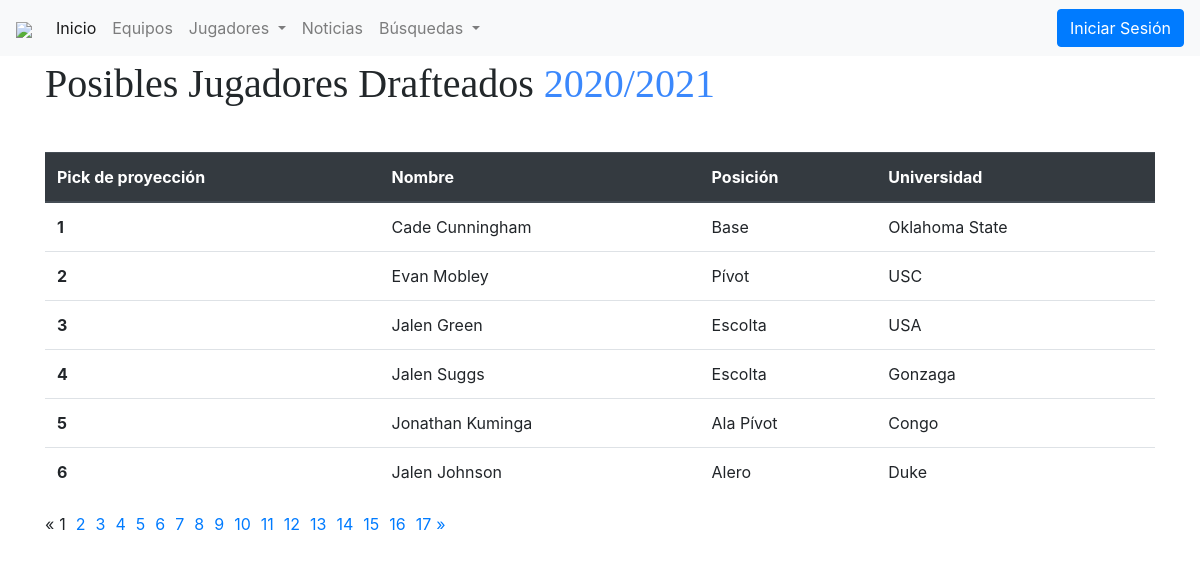
The page /drafteados/ on the database its author committed.
### main/models.py (models this page shows, shortened)
class Drafteado(models.Model):
    nombreJugador = models.CharField(max_length=64, default="nul")
    posicionJugador = models.CharField(PosicionDraft,max_length=64, default="nul")
    universidad = models.CharField(Universidad,max_length=256, default="nul")
    pickJugador = models.IntegerField(default=0)

### main/views.py (the view)
# urls.py: path('drafteados/', views.lista_drafteados),
def lista_drafteados(request):
    drafteados_list=Drafteado.objects.all()
    page = request.GET.get('page', 1)
    paginator = Paginator(drafteados_list, 6)
    try:
        drafteados = paginator.page(page)
    except PageNotAnInteger:
        drafteados = paginator.page(1)
    except EmptyPage:
        drafteados = paginator.page(paginator.num_pages)
    return render(request, 'drafteados.html', { 'drafteados': drafteados })

### main/templates/drafteados.html (shortened to what this page needs)
{% extends 'base.html' %}
  {% block contenido %}
  <body>
    <main class="main">
        <div class="container">
            <div class="inner__headings">
            <h3 class="inner__head">Posibles Jugadores Drafteados <span class="inner__clr">2020/2021</span></h3>
            </div>
            <table class="table">
                <thead class="thead-dark">
                <tr>
                    <th scope="col">Pick de proyección</th>
                    <th scope="col">Nombre</th>
                    <th scope="col">Posición</th>
                    <th scope="col">Universidad</th>
                </tr>
                </thead>
                <tbody>
                {% for row in drafteados %}
                <tr>
                    <th>{{row.pickJugador}}</th>
                    <td>{{row.nombreJugador}}</td>
                    <td>{{row.posicionJugador}}</td>
                    <td>{{row.universidad}}</td>
                </tr>
                {% endfor %}
                </tbody>
            </table>
            {% if drafteados.has_other_pages %}
            <ul class="pagination">
                {% if drafteados.has_previous %}
                <li><a href="?page={{ drafteados.previous_page_number }}">&laquo;</a></li>
                {% else %}
                <li class="disabled"><span>&laquo;</span></li>
                {% endif %}
                {% for i in drafteados.paginator.page_range %}
                {% if drafteados.number == i %}
                    <li style="margin-right: 5px; margin-left: 5px;" class="active"><span>{{ i }} <span class="sr-only">(current)</span></span></li>
                {% else %}
                    <li style="margin-right: 5px; margin-left: 5px;"><a href="?page={{ i }}">{{ i }}</a></li>
                {% endif %}
                {% endfor %}
                {% if drafteados.has_next %}
                <li ><a  href="?page={{ drafteados.next_page_number }}">&raquo;</a></li>
                {% else %}
                <li class="disabled"><span>&raquo;</span></li>
                {% endif %}
            </ul>
            {% endif %}
  </div>
  </main>
  </body>
  {% endblock %}

### main/templates/base.html (shortened to what this page needs)
<!DOCTYPE html>
<html lang='es'>
<head>
  {% load bootstrap4 %}
  {% bootstrap_css %}
</head>
<body>
  <nav class="navbar navbar-expand-lg navbar-light bg-light">
    <a class="navbar-brand" href="/"><img src="https://images.vexels.com/media/users/3/131556/isolated/preview/904af0f5df4690d4236d521bb141b97f-logo-de-nba-by-vexels.png" style="width: 50px;" /></a>
    <div class="collapse navbar-collapse" id="navbarNavDropdown">
      <ul class="navbar-nav navbar-nav mr-auto mt-2 mt-lg-0">
        <li class="nav-item active">
          <a class="nav-link" href="/">Inicio <span class="sr-only">(current)</span></a>
        </li>
        <li class="nav-item">
          <a class="nav-link" href="/equipos">Equipos</a>
        </li>
        <li class="nav-item dropdown">
          <a class="nav-link dropdown-toggle" href="#" id="navbarDropdownMenuLink" data-toggle="dropdown" aria-haspopup="true" aria-expanded="false">
            Jugadores
          </a>
        </li>
        <li class="nav-item">
          <a class="nav-link" href="/noticias">Noticias</a>
        </li>
        <li class="nav-item dropdown">
         <a class="nav-link dropdown-toggle" href="#" id="navbarDropdownMenuLink" data-toggle="dropdown" aria-haspopup="true" aria-expanded="false">
           Búsquedas
         </a>
       </li>
      </ul>
      <form class="form-inline my-2 my-lg-0">
         {% if request.user.is_authenticated %}
         <button class="btn btn-success"><a style="color:#ffffff; text-decoration: none;"  href="/logout">Cerrar Sesión con {{user.username}}</a></button>
         {% else %}
         <button class="btn btn-primary"><a  style="color:#ffffff; text-decoration: none;" href="/login">Iniciar Sesión</a></button>
         {% endif %}
       </form>
    </div>
  </nav>
  <section>
    {% block contenido %}{% endblock %}
  </section>
</body>
</html>

### rows shown on the page
Drafteado: pickJugador "1", nombreJugador "Cade Cunningham", posicionJugador "Base", universidad "Oklahoma State"
Drafteado: pickJugador "2", nombreJugador "Evan Mobley", posicionJugador "Pívot", universidad "USC"
Drafteado: pickJugador "3", nombreJugador "Jalen Green", posicionJugador "Escolta", universidad "USA"
Drafteado: pickJugador "4", nombreJugador "Jalen Suggs", posicionJugador "Escolta", universidad "Gonzaga"
Drafteado: pickJugador "5", nombreJugador "Jonathan Kuminga", posicionJugador "Ala Pívot", universidad "Congo"
Drafteado: pickJugador "6", nombreJugador "Jalen Johnson", posicionJugador "Alero", universidad "Duke"

### other values the page prints
{{ i }} "1"
{{ i }} "2" "3" "4" "5" "6" "7" "8" "9" "10" "11" "12" "13" "14" "15" "16" "17"
